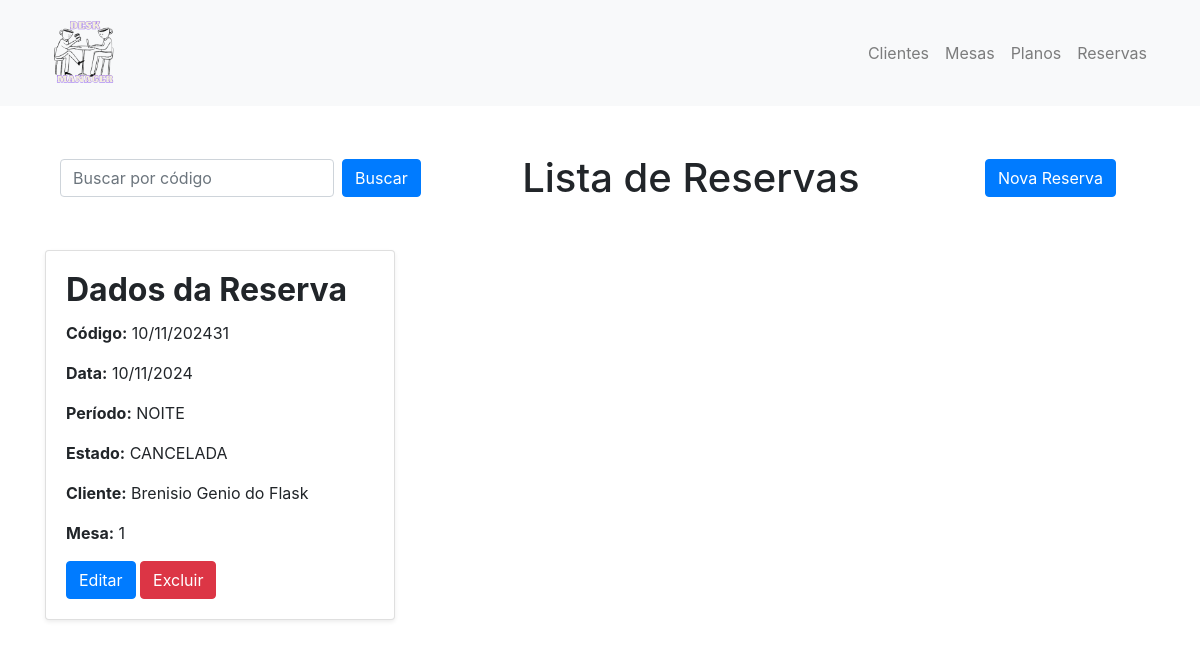
Before: /reservas with the older database file.
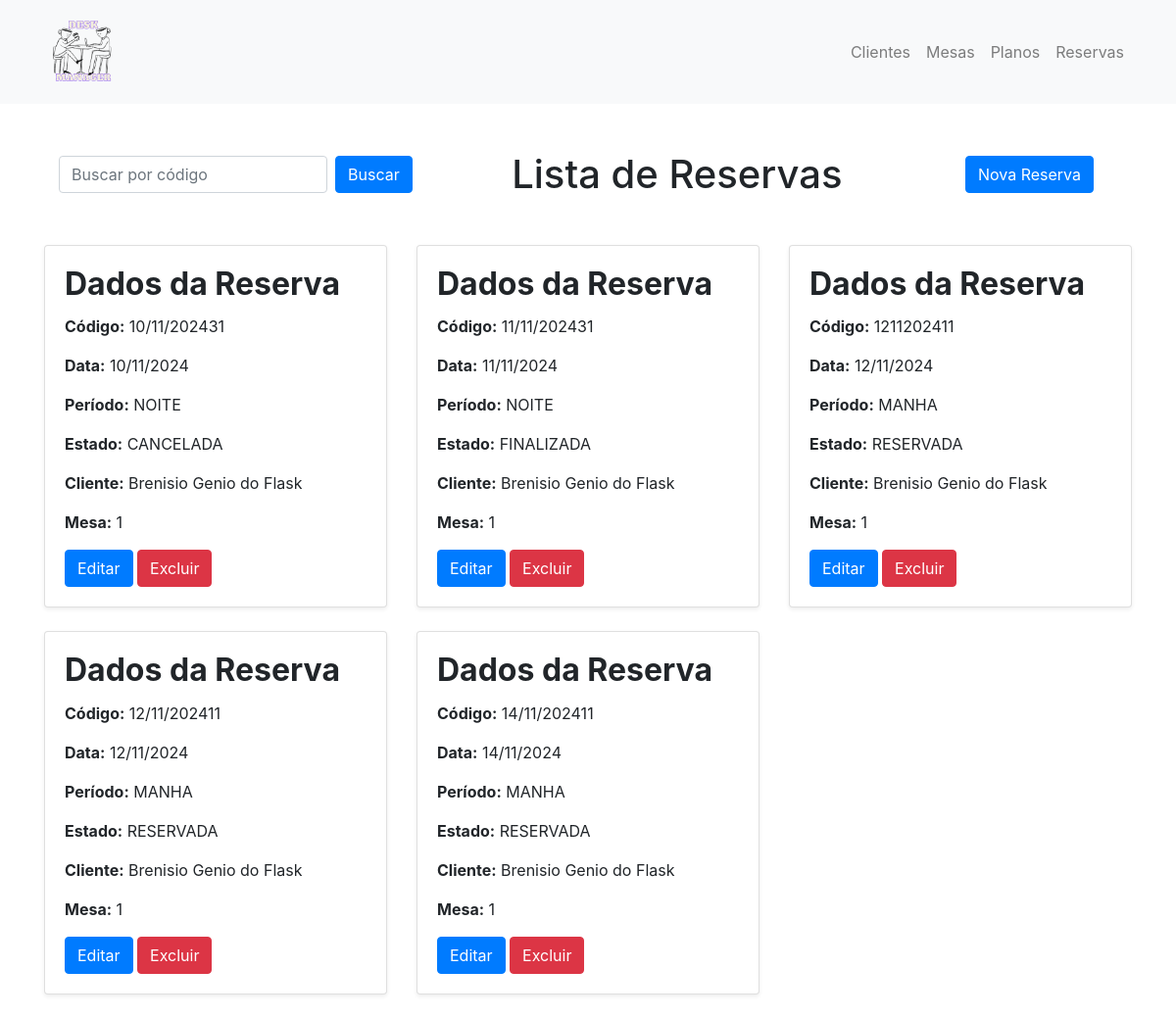
After: the same page with the newer database file.
### desk_manager/models.py (models this page shows, shortened)
class Reserva(db.Model):
    id: so.Mapped[str] = so.mapped_column(sa.String, primary_key=True, default=generate_hex_id)
    codigo: so.Mapped[str] = so.mapped_column(sa.String, unique=True ,nullable=False)
    data: so.Mapped[datetime] = so.mapped_column(sa.DateTime, nullable=False)
    periodo: so.Mapped[PeriodoReserva] = so.mapped_column(sa.Integer, nullable=False)
    estado: so.Mapped[EstadoReserva] = so.mapped_column(sa.Integer, nullable=False, default=EstadoReserva.RESERVADA)
    data_chegada: so.Mapped[datetime] = so.mapped_column(sa.DateTime, nullable=True)
    data_saida: so.Mapped[datetime] = so.mapped_column(sa.DateTime, nullable=True)
    data_cancelamento: so.Mapped[datetime] = so.mapped_column(sa.DateTime, nullable=True)
    cliente: so.Mapped[Cliente] = so.relationship(Cliente, back_populates="reservas")
    cliente_id: so.Mapped[str] = so.mapped_column(sa.String, sa.ForeignKey("cliente.id"), nullable=False)
    mesa: so.Mapped[Mesa] = so.relationship(Mesa, back_populates="reservas")
    mesa_id: so.Mapped[str] = so.mapped_column(sa.String, sa.ForeignKey("mesa.id"), nullable=False)
    def to_dict(self):
        return {
            'id': self.id,
            'codigo': self.codigo,
            'data': self.data.strftime('%d/%m/%Y'),
            'periodo': PeriodoReserva(self.periodo).name,
            'estado': EstadoReserva(self.estado).name,
            'cliente': self.cliente,
            'mesa': self.mesa
        }

class Cliente(db.Model):
    __tablename__ = 'cliente'
    id: so.Mapped[str] = so.mapped_column(sa.String, primary_key=True, default=generate_hex_id)
    nome: so.Mapped[str] = so.mapped_column(sa.String, nullable=False)
    cpf: so.Mapped[str] = so.mapped_column(sa.String, unique=True, nullable=False)
    telefone: so.Mapped[str] = so.mapped_column(sa.String, nullable=False)
    tipo_plano_id: so.Mapped[str] = so.mapped_column(sa.String, sa.ForeignKey("plano.id"), nullable=True)
    plano: so.Mapped["PlanoDeUso"] = so.relationship("PlanoDeUso", back_populates="clientes")
    reservas: so.Mapped[list["Reserva"]] = so.relationship("Reserva", back_populates="cliente")
    saldo: so.Mapped[int] = so.mapped_column(sa.Integer, nullable=True, default=0)

class Mesa(db.Model):
    id: so.Mapped[str] = so.mapped_column(sa.String, primary_key=True, default=generate_hex_id)
    numero: so.Mapped[str] = so.mapped_column(sa.String, unique=True, nullable=False)
    reservas: so.Mapped[list["Reserva"]] = so.relationship("Reserva", back_populates="mesa")

### desk_manager/routes/reserva.py (the view)
@RESERVA.route('/reservas')
def lista_reservas():
    reservas = Reserva.query.all()
    reservas_dict = [reserva.to_dict() for reserva in reservas]
    return render_template('lista_reservas.html', reservas=reservas_dict)

### desk_manager/templates/lista_reservas.html (shortened to what this page needs)
{% extends "base.html" %}
{% block body %}
<div class="container my-5">
    <div class="d-flex justify-content-between align-items-center mb-5">
        <form id="buscarReservaForm" action="" method="GET" class="form-inline justify-content-center" onsubmit="buscarReserva(event)">
            <input type="text" id="codigoInput" class="form-control mr-2" placeholder="Buscar por código" required>
            <button type="submit" class="btn btn-primary">Buscar</button>
        </form>
        <h1 class="display-5 text-center my-0 offset-mr-1">Lista de Reservas</h1>
        <form action="{{ url_for('reserva.cadastrar_reserva') }}" method="GET" class="mx-4">
            <button type="submit" class="btn btn-primary">Nova Reserva</button>
        </form>
    </div>
</div>
    <div class="row">
        {% if reserva_escolhida %}
            <div class="col-md-6 offset-md-3">
                <h2 class="card-title"><strong>Reserva encontrada!</strong></h2>
                <div class="card shadow-sm">
                    <div class="card-body">
                        <h2 class="card-title"><strong>Dados da Reserva</strong></h2>
                        <p class="card-text"><strong>Código:</strong> {{ reserva_escolhida["codigo"] }}</p>
                        <p class="card-text"><strong>Data:</strong> {{ reserva_escolhida["data"] }}</p>
                        <p class="card-text"><strong>Período:</strong> {{ reserva_escolhida["periodo"] }}</p>
                        <p class="card-text"><strong>Estado:</strong> {{ reserva_escolhida["estado"] }}</p>
                        <p class="card-text"><strong>Cliente:</strong> {{ reserva_escolhida["cliente"].nome }}</p>
                        <p class="card-text"><strong>Mesa:</strong> {{ reserva_escolhida["mesa"].numero }}</p>
                        <a href="/editar_reserva" class="btn btn-primary">Editar</a>
                        <form action="/cadastrar_reserva" method="POST" style="display:inline;">
                            <button type="submit" class="btn btn-danger">Excluir</button>
                        </form>
                    </div>
                </div>
            </div>
        {% elif reservas %}
            {% for reserva in reservas %}
            <div class="col-md-6 col-lg-4 mb-4">
                <div class="card shadow-sm">
                    <div class="card-body">
                        <h2 class="card-title"><strong>Dados da Reserva</strong></h2>
                        <p class="card-text"><strong>Código:</strong> {{ reserva["codigo"] }}</p>
                        <p class="card-text"><strong>Data:</strong> {{ reserva["data"] }}</p>
                        <p class="card-text"><strong>Período:</strong> {{ reserva["periodo"] }}</p>
                        <p class="card-text"><strong>Estado:</strong> {{ reserva["estado"] }}</p>
                        <p class="card-text"><strong>Cliente:</strong> {{ reserva["cliente"].nome }}</p>
                        <p class="card-text"><strong>Mesa:</strong> {{ reserva["mesa"].numero }}</p>
                        <a href="{{ url_for('reserva.editar_reserva', reserva_id=reserva.id) }}" class="btn btn-primary">Editar</a>
                        <form action="{{ url_for('reserva.excluir_reserva', reserva_id=reserva.id) }}" method="POST" style="display:inline;">
                            <button type="submit" class="btn btn-danger">Excluir</button>
                        </form>
                    </div>
                </div>
            </div>
            {% endfor %}
        {% else %}
            <div class="col-12">
                <p class="text-center">Não há reservas cadastradas.</p>
            </div>
        {% endif %}
    </div>
</div>
{% endblock %}

### desk_manager/templates/base.html (shortened to what this page needs)
<!DOCTYPE html>
<html lang="pt-br">
<head>
    <link rel="stylesheet" href="https://stackpath.bootstrapcdn.com/bootstrap/4.1.3/css/bootstrap.min.css">
</head>
<body>
    <header class="navbar navbar-expand-lg navbar-light bg-light">
        <div class="container">
            <a class="navbar-brand" href="{{ url_for('home.home') }}">
                <img src="{{ url_for('static', filename='images/logo_desk_manager.png') }}" alt="Logo" style="height: 80px;">
            </a>
            <div class="collapse navbar-collapse" id="navbarNav">
                <ul class="navbar-nav ml-auto">
                    <li class="nav-item">
                        <a class="nav-link" href="{{ url_for('cliente.lista_clientes') }}">Clientes</a>
                    </li>
                        <a class="nav-link" href="{{ url_for('mesa.lista_mesas') }}">Mesas</a>
                        <a class="nav-link" href="{{ url_for('plano.lista_planos') }}">Planos</a>
                        <a class="nav-link" href="{{ url_for('reserva.lista_reservas') }}">Reservas</a>
                </ul>
            </div>
        </div>
    </header>
    <div class="container mt-4">
        {% block body %}{% endblock %}
</body>
</html>

Changed rows visible on the page:
added Reserva: codigo "11/11/202431", data "11/11/2024", periodo "NOITE", estado "FINALIZADA", cliente.nome "Brenisio Genio do Flask", mesa.numero "1"
added Reserva: codigo "1211202411", data "12/11/2024", periodo "MANHA", estado "RESERVADA", cliente.nome "Brenisio Genio do Flask", mesa.numero "1"
added Reserva: codigo "12/11/202411", data "12/11/2024", periodo "MANHA", estado "RESERVADA", cliente.nome "Brenisio Genio do Flask", mesa.numero "1"
added Reserva: codigo "14/11/202411", data "14/11/2024", periodo "MANHA", estado "RESERVADA", cliente.nome "Brenisio Genio do Flask", mesa.numero "1"
